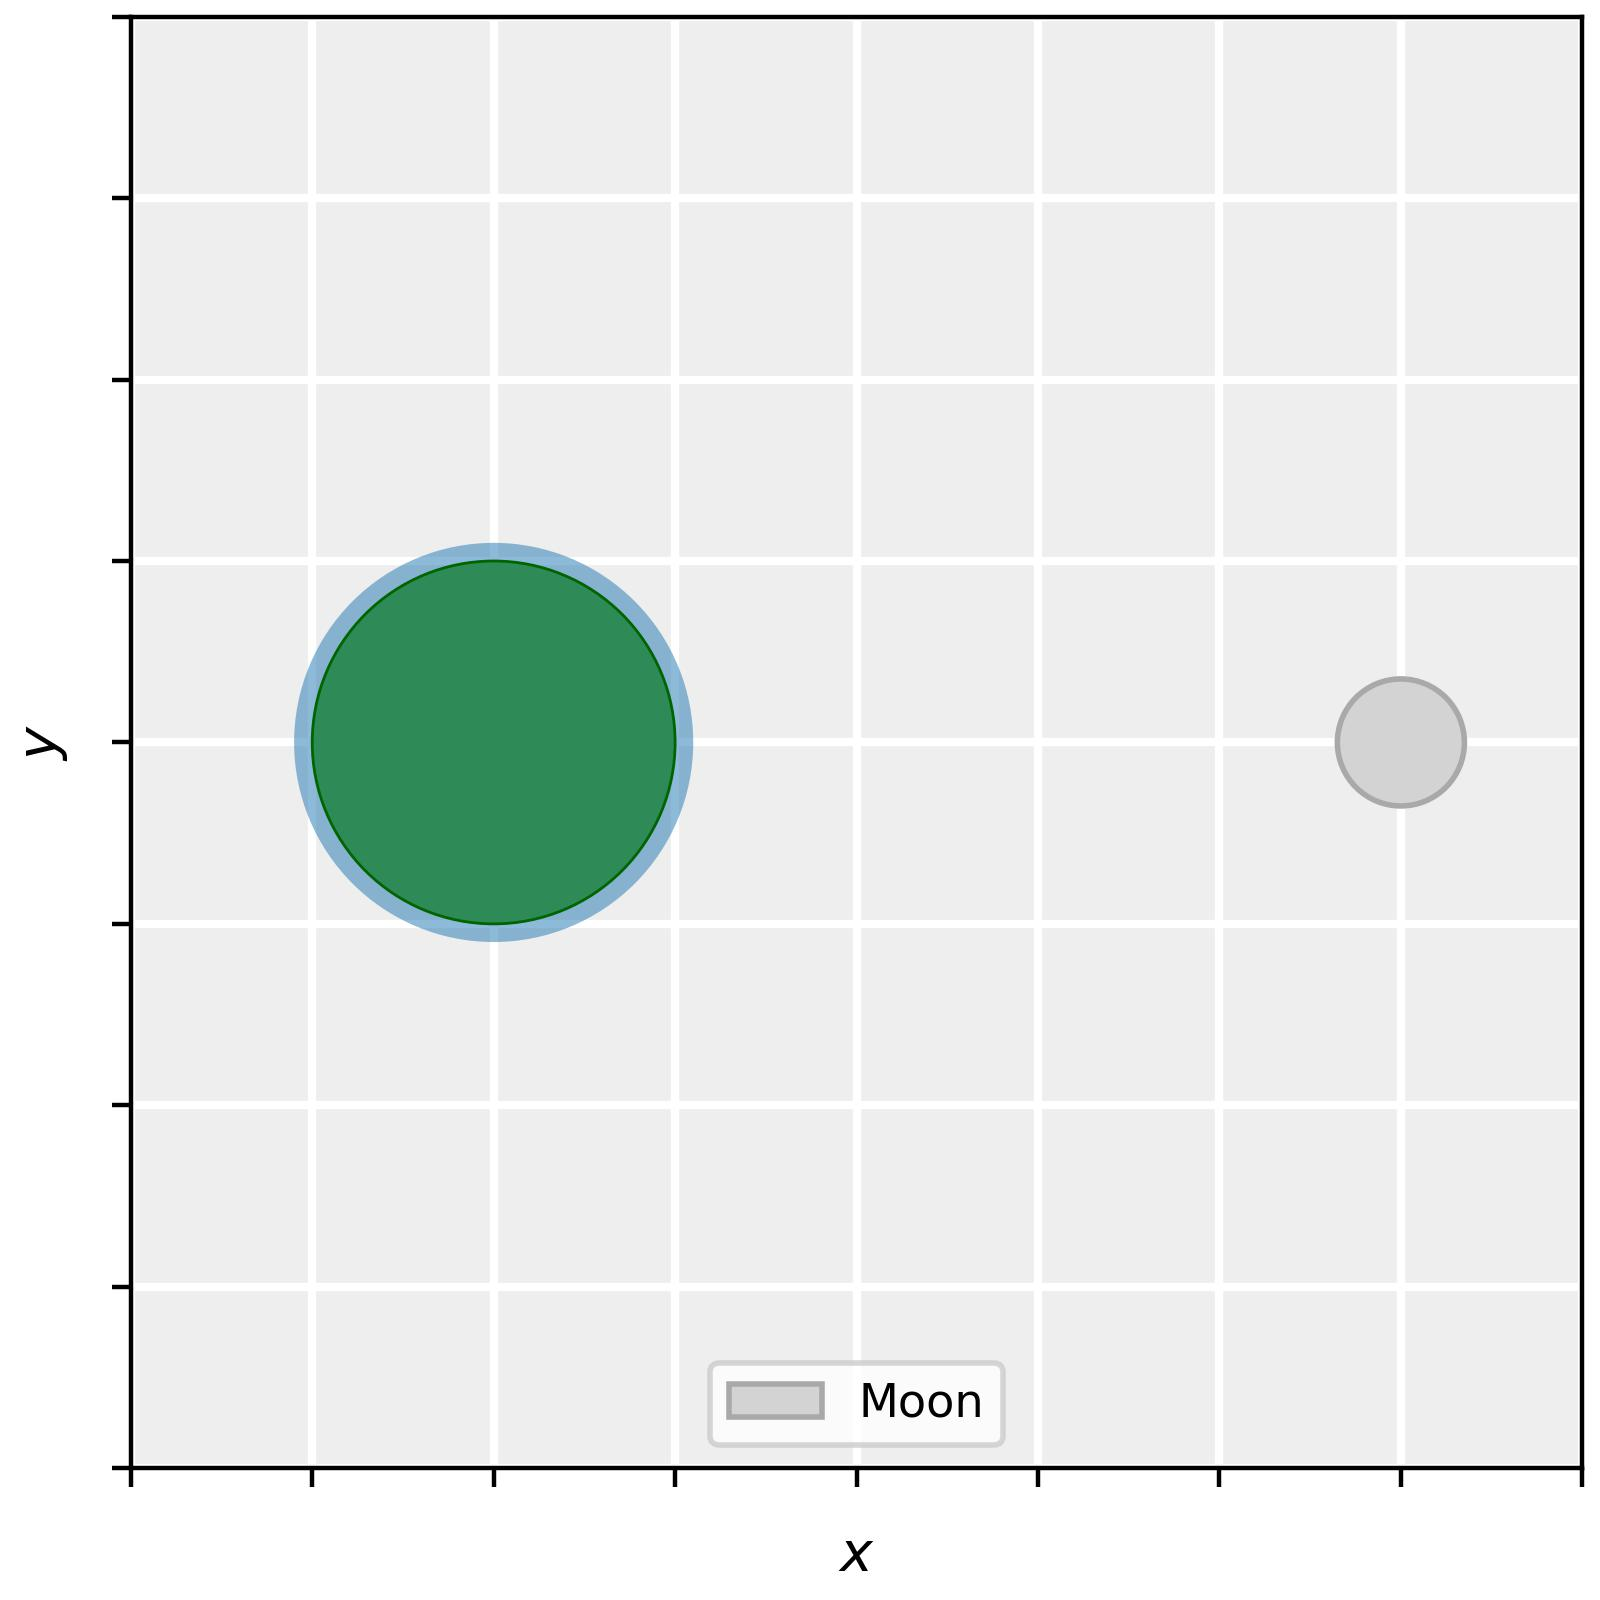

This figure's Python source:
import sys
from matplotlib import colors
import numpy as np

sys.path.append("/Users/timdewild/Library/CloudStorage/GoogleDrive-t.w.j.de.wild@rug.nl/Mijn Drive/Digital Demos/AnimationClass/src/")

from matnimation.artist.static.static_circle import StaticCircle
from matnimation.canvas.single_canvas import SingleCanvas
from matnimation.artist.static.static_text import StaticText

radius_earth = 1
ocean_scaling = 1.1

canvas = SingleCanvas(
    (4,4),
    400,
    [],
    [-2, 6, -4, 4],
    ['$x$','$y$']
)

canvas.set_axis_properties(
    aspect = 'equal', 
    xticklabels = [], 
    yticklabels = []
    )


earth = StaticCircle(
    name = 'Earth (equator slice)', 
    radius = radius_earth,
    xy_center = (0., 0.)
)

earth.set_styling_properties(
    facecolor = 'seagreen',
    edgecolor = 'darkgreen',
    linewidth = 0.5,
    zorder = 3
    )

ocean = StaticCircle(
    name = 'Ocean', 
    radius = radius_earth * ocean_scaling,
    xy_center = (0., 0.)
)

ocean.set_styling_properties(
    facecolor = colors.to_rgba('tab:blue', 0.5), 
    zorder = 2
)

moon_orbit = StaticCircle(
    name = 'Moon orbit',
    radius = 5,
    xy_center = (0,0),
) 

moon_orbit.set_styling_properties(
    edgecolor = 'darkgrey',
    facecolor = 'None',
    linewidth = 0.75
)

moon = StaticCircle(
    name = 'Moon',
    radius = 0.35,
    xy_center = (5,0)
)

moon.set_styling_properties(
    edgecolor = 'darkgrey',
    facecolor = 'lightgrey'
)

canvas.add_artist(earth)
canvas.add_artist(ocean)

#canvas.add_artist(moon_orbit, in_legend = False)
canvas.add_artist(moon, in_legend = True)

canvas.construct_legend(ncols = 2, loc = 'lower center', fontsize = 'small')


canvas.save_canvas('stem_animation/scene2/scene2_1.jpg')
